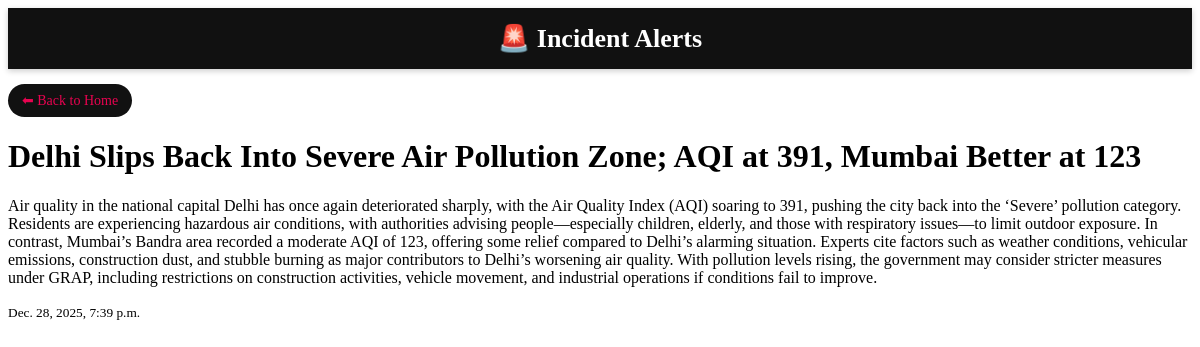
Page /delhi-slips-back-into-severe-air-pollution-zone-aq/ on the committed database.
### incidents/models.py (models this page shows, shortened)
class Incident(models.Model):
    STATUS_CHOICES = (
        ("active", "Active"),
        ("published", "Published"),
        ("inactive", "Inactive"),
    )
    title = models.CharField(max_length=255)
    slug = models.SlugField(unique=True)
    description = models.TextField()
    image = models.ImageField(upload_to="incidents/", blank=True, null=True)
    category = models.ForeignKey(
        Category,
        related_name="incidents",   # ✅ VERY IMPORTANT
        on_delete=models.SET_NULL,
        null=True,
        blank=True
    )
    status = models.CharField(
        max_length=20,
        choices=STATUS_CHOICES,
        default="active"
    )
    is_top = models.BooleanField(default=False)
    is_published = models.BooleanField(default=True)
    created_at = models.DateTimeField(auto_now_add=True)

### incidents/views.py (the view)
# urls.py: path("<slug:slug>/", views.incident_detail, name="incident_detail"),
def incident_detail(request, slug):
    incident = get_object_or_404(Incident, slug=slug, is_published=True)
    return render(request, "incidents/detail.html", {
        "incident": incident
    })

### incidents/templates/incidents/detail.html (shortened to what this page needs)
<!DOCTYPE html>
<html>
<head>
</head>
<body>
<header>
    <div class="container header-bar">
        <h1>🚨 Incident Alerts</h1>
    </div>
</header>
<div style="margin:15px 0;">
        <a href="/" style="
            display:inline-block;
            padding:8px 14px;
            background:#111;
            color:rgb(233, 3, 80);
            border-radius:20px;
            text-decoration:none;
            font-size:14px;
        ">
            ⬅ Back to Home
        </a>
    </div>
<h1>{{ incident.title }}</h1>
<p>{{ incident.description }}</p>
<p><small>{{ incident.created_at }}</small></p>
<br><br>
</body>
</html>

### incidents/templates/incidents/detail.html (style rules this page uses)
header { background: #111; color: white; padding: 15px 20px; position: sticky; top: 0; z-index: 1000; box-shadow: 0 2px 6px rgba(0,0,0,0.2); }
header .container { display: flex; justify-content: center; align-items: center; }
header h1 { margin: 0; font-size: 26px; text-align: center; }
.container { width: 90%; max-width: 1100px; margin: auto; }
.header-bar { display: flex; align-items: center; gap: 15px; }

### rows in the picture
Incident: title "Delhi Slips Back Into Severe Air Pollution Zone; AQI at 391, Mumbai Better at 123", description "Air quality in the national capital Delhi has once again deteriorated sharply, with the Air Quality Index (AQI) soaring to 391, pushing the city back into the ‘Severe’ pollution category. Residents are experiencing hazardous air conditions, with authorities advising people—especially children, elderly, and those with respiratory issues—to limit outdoor exposure. In contrast, Mumbai’s Bandra area recorded a moderate AQI of 123, offering some relief compared to Delhi’s alarming situation. Experts cite factors such as weather conditions, vehicular emissions, construction dust, and stubble burning as major contributors to Delhi’s worsening air quality. With pollution levels rising, the…", created_at "Dec. 28, 2025, 7:39 p.m."
